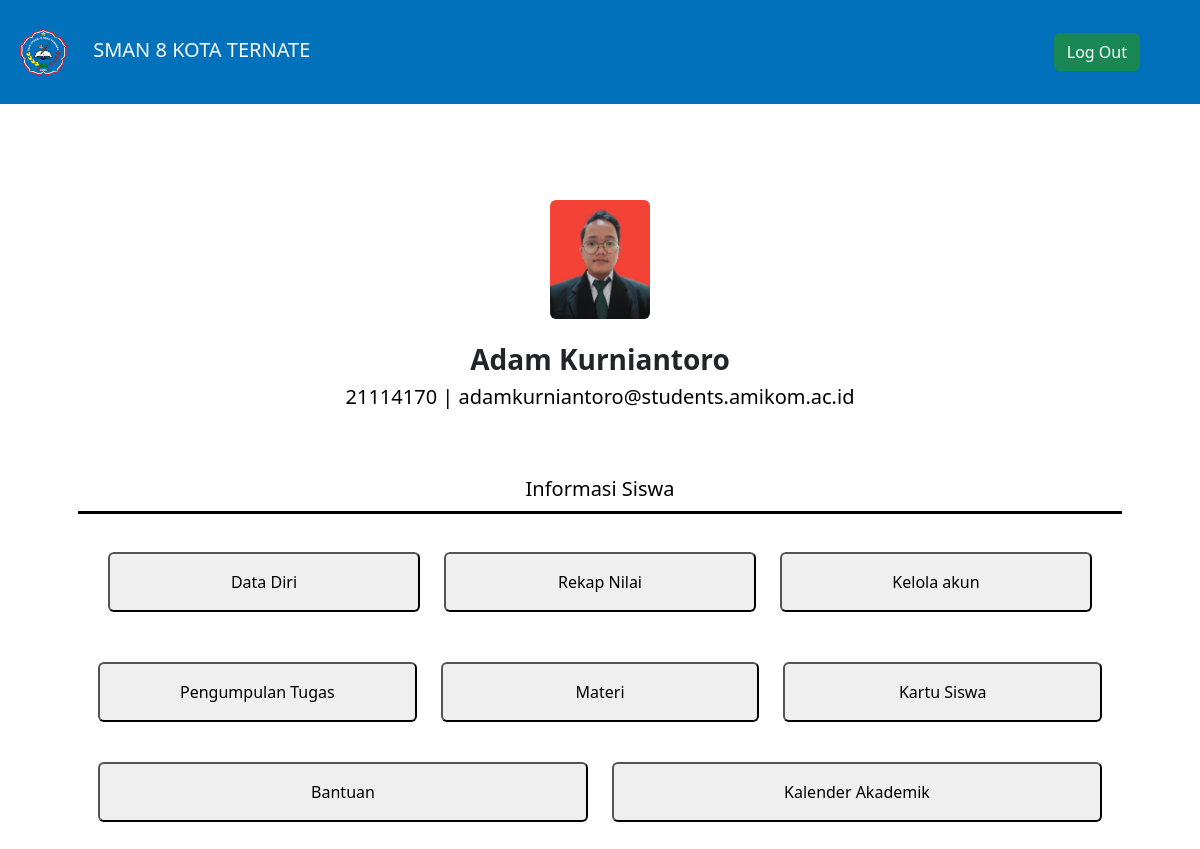
The app's page /profil_siswa.php (signed in) with its own data.
### tables this page shows
CREATE TABLE `siswa` (
  `NIS` int(8) NOT NULL,
  `Nama_siswa` varchar(50) DEFAULT NULL,
  `Alamat_siswa` varchar(200) DEFAULT NULL,
  `Tanggal_lahir_siswa` date DEFAULT NULL,
  `Jenis_kelamin` varchar(10) DEFAULT NULL,
  `No_hp_siswa` varchar(20) DEFAULT NULL,
  `email` varchar(150) NOT NULL,
  `foto_siswa` text NOT NULL,
  `kts` text NOT NULL
);

### profil_siswa.php (the view, shortened to what this page needs)
<?php
include 'koneksi.php';
$username = $_SESSION['userweb'];
$query = "SELECT*FROM siswa where NIS ='$username'";
$rows = mysqli_query($koneksi, $query);
?>
<!DOCTYPE html>
<html lang="en">
<head>
    <link rel="stylesheet" type="text/css" href="css1.css">
    <link href="https://cdn.jsdelivr.net/npm/bootstrap@5.3.0-alpha3/dist/css/bootstrap.min.css" rel="stylesheet">
    <link rel="stylesheet" href="background.css">
</head>
<body>
    <header>
        <nav class="navbar" style="background-color: #0171BB;">
            <div class="container mx-1 px-1 py-1" data-aos="fade-down">
                <a class="navbar-brand text-light" href="#"><img style="width: 80px; padding-right: 10px;" src="logo.png" alt=""> SMAN 8 KOTA TERNATE</a>
                <ul class="nav justify-content-end">
                    <div class="dropdown">
                        <button class="btn btn-success">
                            <a href="logout.php" style="color:white; text-decoration:none">Log Out</a>
                        </button>
                    </div>
                </ul>
            </div>
        </nav>
    </header>
    <div class="container p-5 my-5">
        <div class="row" style="padding-bottom: 50px;">
            <center>
                <img src="<?php $tr = mysqli_fetch_assoc($rows); echo $tr["foto_siswa"]; ?>" class="rounded shadow-1-strong mb-4" alt="Foto Kepsek" width="100px">
                <h3 style="font-weight:bold"><?php echo $tr["Nama_siswa"]; ?></h3>
                <h5 style="color: black"><?php echo $tr["NIS"]; ?> | <?php echo $tr["email"]; ?> </h5>
            </center>
        </div>
        <center>
            <div class="content-profil">
                <h5 style="padding: 10px; color: black; border-bottom: solid black;">Informasi Siswa</h5>
                <div class="row" style="padding: 30px;">
                    <div class="col">
                        <button class="container p-3 rounded-2">
                            <a href="data-diri.php" style="color:black">Data Diri</a>
                        </button>
                    </div>
                    <div class="col">
                        <button class="container p-3 rounded-2">
                            <a href="#" style="color:black">Rekap Nilai</a>
                        </button>
                    </div>
                    <div class="col">
                        <button class="container p-3 rounded-2">
                            <a href="kelola_akun.php" style="color:black">Kelola akun</a>
                        </button>
                    </div>
                </div>
                <div class="row" style="padding: 20px">
                    <div class="col">
                        <button class="container p-3 rounded-2">
                            <a href="tugas.html" style="color:black">Pengumpulan Tugas</a>
                        </button>
                    </div>
                    <div class="col">
                        <button class="container p-3 rounded-2">
                            <a href="Materii.php" style="color:black">Materi</a>
                        </button>
                    </div>
                    <div class="col">
                        <button class="container p-3 rounded-2">
                            <a href="kts1.php" style="color:black">Kartu Siswa</a>
                        </button>
                    </div>
                </div>
                <div class="row" style="padding: 20px">
                    <div class="col">
                        <button class="container p-3 rounded-2">
                            <a href="bantuan.php" style="color:black">Bantuan</a>
                        </button>
                    </div>
                    <div class="col">
                        <button class="container p-3 rounded-2">
                            <a href="Kalender.html" style="color:black">Kalender Akademik</a>
                        </button>
                    </div>
                </div>
            </div>
        </center>
    </div>
</body>
</html>

### css1.css (style rules this page uses)
.container h5 { color: orange; }
.col a { text-decoration: none; color: white; }

### background.css (style rules this page uses)
.container h5 { color: orange; }

### records on screen
siswa: foto_siswa (picture), Nama_siswa "Adam Kurniantoro", NIS "21114170", email "adamkurniantoro@students.amikom.ac.id"
